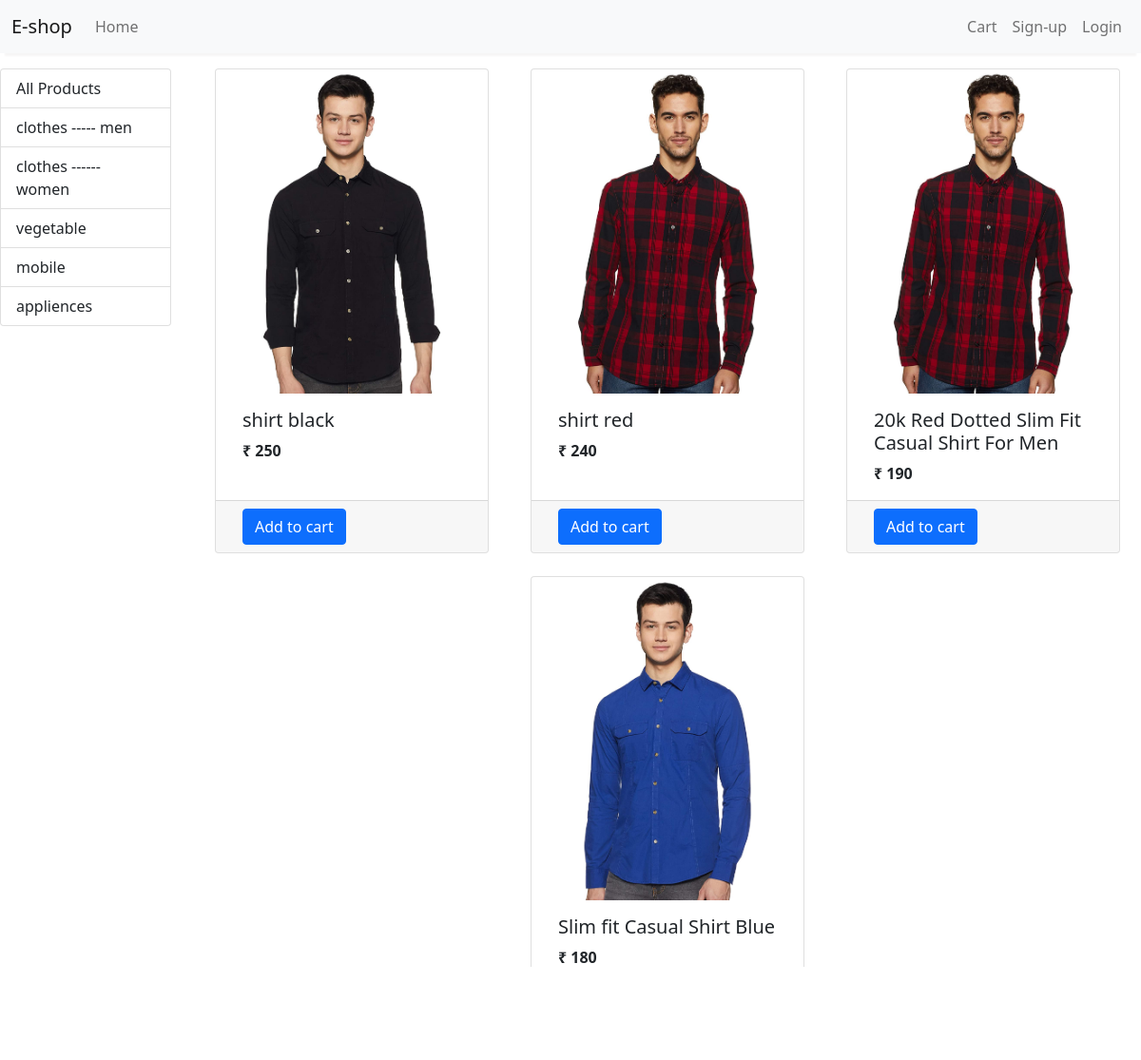
Screenshot of /?category=3 with the database file from the repository.
### store/models/category.py (models this page shows)
class Category(models.Model):
    name=models.CharField(max_length=20)
    @staticmethod
    def get_all_category():
        return Category.objects.all()
    def __str__(self) -> str:
        return self.name

### store/models/product_models.py (models this page shows, shortened)
class Product(models.Model):
    name=models.CharField(max_length=50)
    price=models.IntegerField(default=0)
    category= models.ForeignKey(Category,on_delete=models.CASCADE,default=1)
    description=models.CharField(max_length=200,default='',null=True,blank=True)
    image=models.ImageField(upload_to='uploads/product/')
    @staticmethod
    def get_all_product():
        return Product.objects.all()
    @staticmethod
    def get_all_product_by_category_id(category_id):
        return Product.objects.filter(category_id=category_id)

### store/views/home.py (the view, shortened to what this page needs)
# urls.py: path('',Index.as_view(),name="homepage"),
class Index(View):
    def get(self,request):
        cart=request.session.get('cart')
        if not cart:
            request.session['cart']={}
        products=Product.get_all_product()
        category=Category.get_all_category()
        category_id=request.GET.get('category')
        if category_id:
            products=Product.get_all_product_by_category_id(category_id)
        return render(request,'index.html',{'products':products,"categories":category})

### store/templatetags/cart.py (called while the page is built)
@register.filter(name='is_in_cart')
def is_in_cart(product,cart):
    keys = cart.keys()
    for id in keys:
        if int(id) == product.id:
            return True
    return False

### store/templatetags/custom_filter.py (called while the page is built)
@register.filter(name='rupee')
def rupee(number):
    return "₹ "+str(number)

### store/templates/index.html (shortened to what this page needs)
{% extends 'base.html' %}
{% block content %}
{% load cart %}
{% load custom_filter %}
<div class="row">
    <div class="container-fluid mt-3">
        <div class="row">
            <div class="col-lg-2 mx-auto">
                <div class="list-group ">
                    <a href="/" class="list-group-item list-group-item-action">All Products</a>
                    {% for category in categories %}
                    <a href="/?category={{category.id}}" class="list-group-item list-group-item-action">{{category}}</a>
                    {% endfor %}
                </div>
            </div>
            <div class="col-lg-10">
                <div class="row mx-auto">
                    {% for product in products %}
                    <div class="card mx-auto mb-4" id={{product.id}} style="width: 18rem;">
                        <img src="/media/{{product.image}}" class="card-img-top" alt="...">
                        <div class="card-body ">
                            <h5 class="card-title">{{product.name}}</h5>
                            <p class="card-text"><b>{{product.price|rupee}}</b></p>
                        </div>
                        <div class="card-footer row no-gutters">
                            {% if not product|is_in_cart:request.session.cart %}
                            <form action="/#{{product.id}}" method="post" class="btn-block">
                                <input type="submit" class="btn btn-primary" value="Add to cart">
                            </form>
{% endif %}
                        </div>
                    </div>
                    {% endfor %}
                </div>
            </div>
        </div>
    </div>
</div>
{% endblock %}

### rows the page displays
Category: name "clothes ----- men"
Category: name "clothes ------ women"
Category: name "vegetable"
Category: name "mobile"
Category: name "appliences"
Product: image (picture), name "shirt black", price "₹ 250"
Product: image (picture), name "shirt red", price "₹ 240"
Product: image (picture), name "20k Red Dotted Slim Fit Casual Shirt For Men", price "₹ 190"
Product: image (picture), name "Slim fit Casual Shirt Blue", price "₹ 180"
